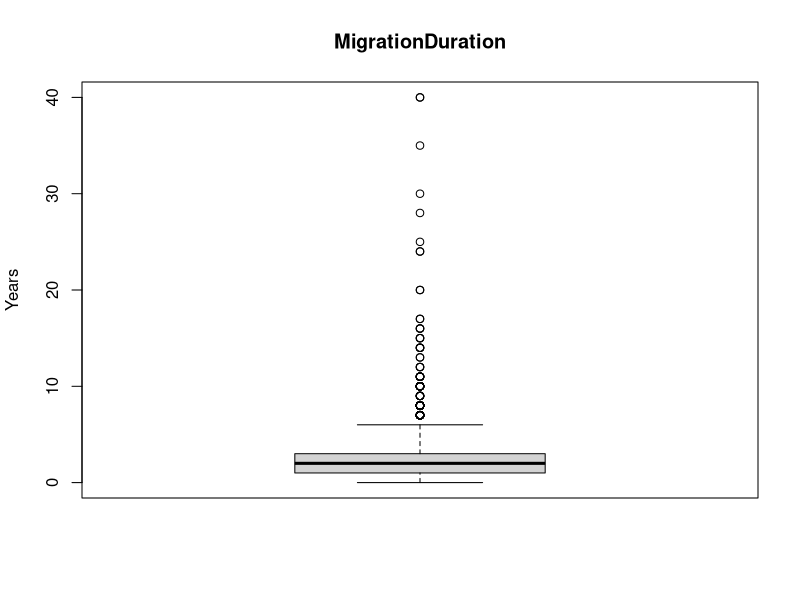
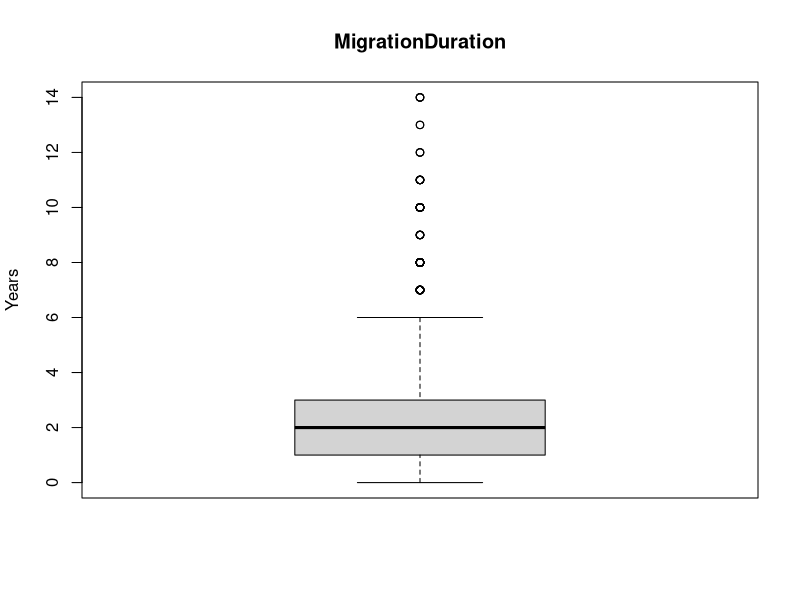
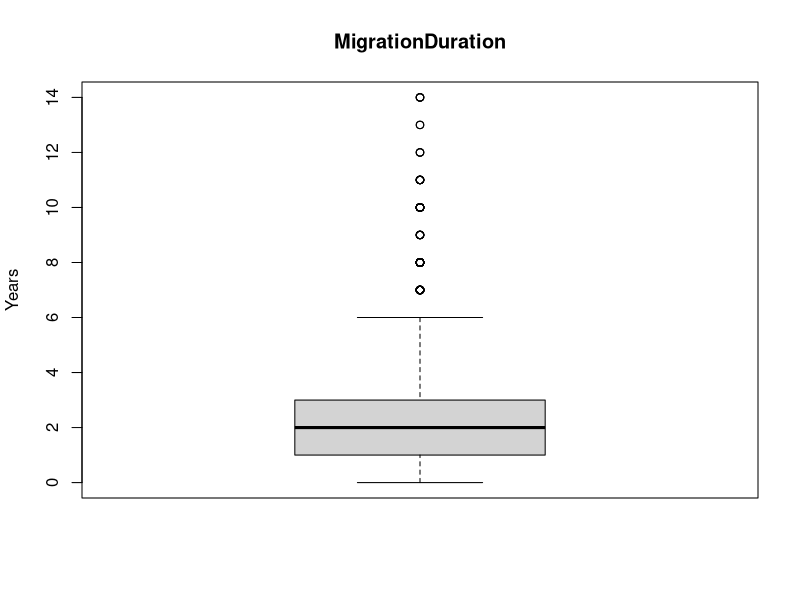
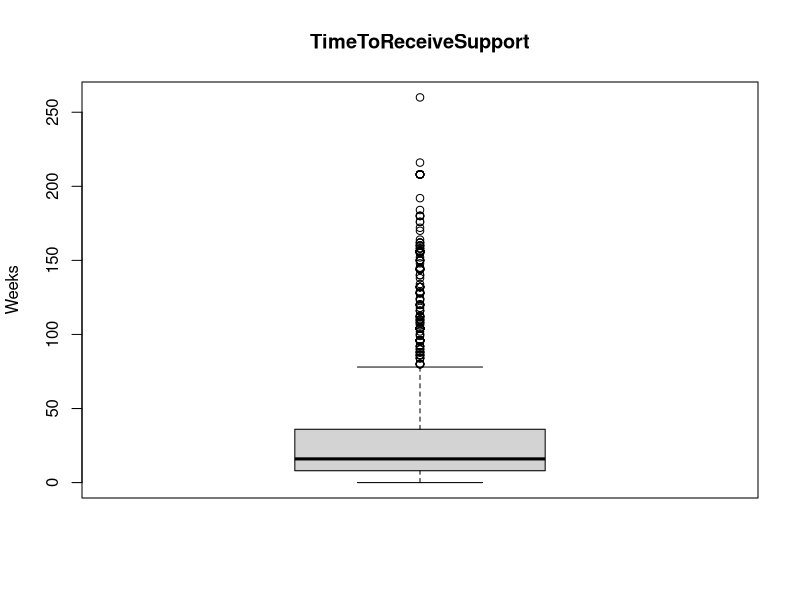
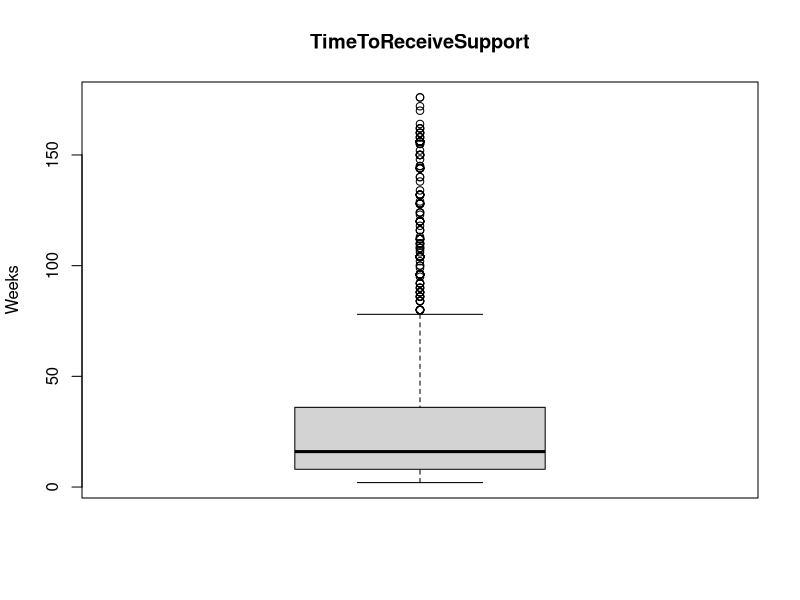
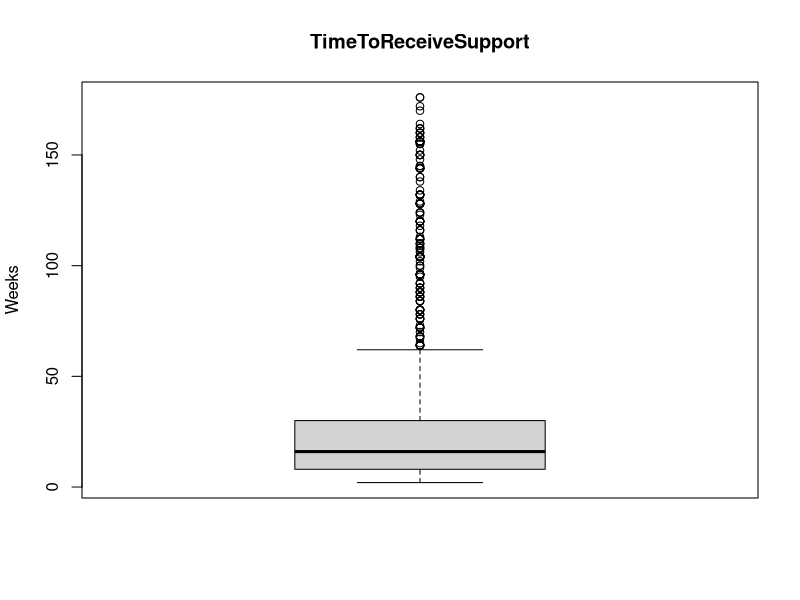
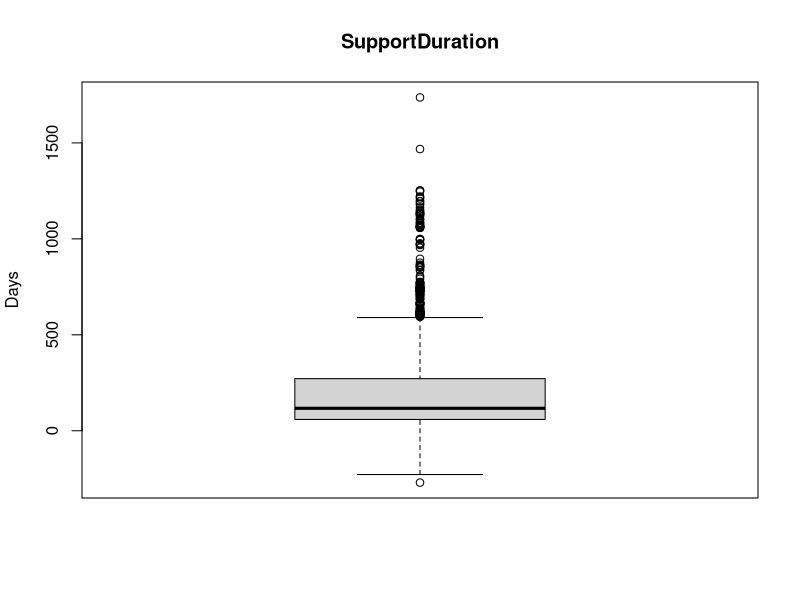
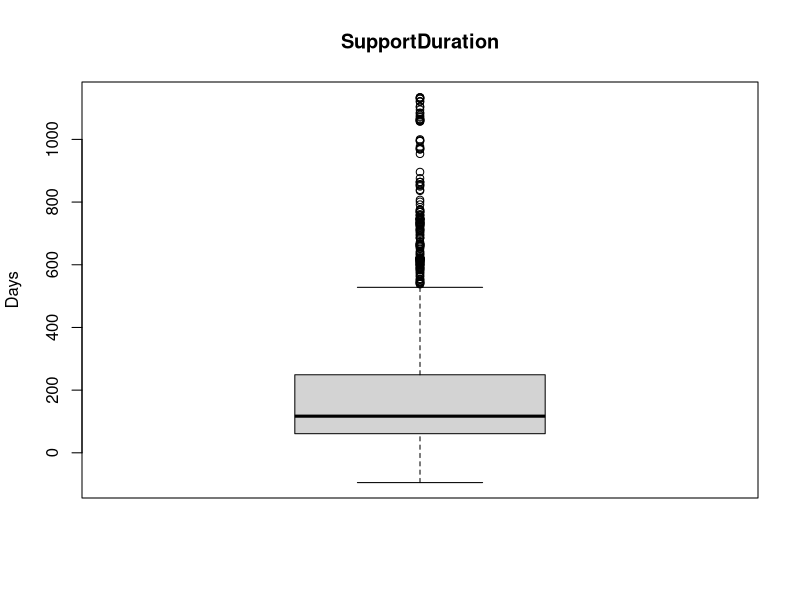

Reproduce these figures in R, in order.
# Main difference from all previous versions: We use again the data merged by the client.
# This file is only to be able to run some analyses on training variables. It will need to 
# be noted that this merge data might be corrupt or at least imperfect.

getwd()
library(readxl)
library(tidyverse)

# Reintegration Economic Survey ####
res <- read_excel('data_raw/Reintegration Economic_clean 6.6.23_doublons corrigesV2.xlsx',
                  na = c('N/A', 'NA', 'na')) 
warnings()
dim(res) #   2,001 x 154
# Previously 2,012 x 154

# Subset ####
df <- res %>% 
  select(
    # Metadata
    "Identifiant MiMOSA du cas bis",
    "Projet Bis",
    "Date de l'enquête",
    "Date de reception de la reintegration", # We choose this one since it has less NA
    # than Date of beginning of training
    "Mode d'enquête",
    # Dependent variables
    "Comment se porte votre entreprise ou business actuellement ?",
    "L’entreprise vous permet -elle de gagner assez d’argent pour subvenir à vos besoins et à celle de votre famille ?",
    "Avez-vous déjà planifié de migrer de nouveau ?",
    "Si vous n’aviez pas bénéficié de l’aide de l’OIM pour votre réintégration économique quelle serait votre situation actuelle ?",
    "Pensez-vous que le retour a été une bonne décision ?",
    "Êtes-vous satisfait de l’aide à la réintégration de manière globale ?",
    # Grouping variables
    "Pays",
    "Pays d’où le migrant est de retour :",
    "Sexe",
    "Age (l'enquête est destinée aux personnes agées de 14 ans et plus)",
    "Durée de l’absence du pays d’origine   Mettre 0 si moins d'un an",
    "Situation de handicap",
    "Type de formation",
    "Date de debut formation",
    "Date de fin formation",
    "Combien de temps entre votre retour et la réception de l’aide à la réintégration (ou sa première fourniture) ? En semaines",
    "Par quel moyen avez-vous reçu cette assistance économique ?",
    #"Quel est le principal type d’assistance économique que vous avez reçue ?",
    "Type de business bis",
    "Qui sont les membres de cette entreprise ?",
    "Niveau microbusiness",
    "L'OIM   ou un de ses partenaires vous a-t-elle formé sur la façon de gérer une entreprise ?",
    "L’entreprise emploie-t-elle du personnel ?",
    "Si oui, combien des personnes sont employées par votre entreprise ?",
    "Est-ce votre entreprise a été affectée par la maladie de Coronavirus ?",
    "Est-ce que le type d'assistance économique que vous avez reçu correspondait à votre premier choix ?"
    
    ) %>% 
  rename(
    # Metadata
    "MimosaID" =
      "Identifiant MiMOSA du cas bis", 
    "Project" =
      "Projet Bis",
    "InterviewDate" =
      "Date de l'enquête",
    "ReintegrationDate" = 
      "Date de reception de la reintegration",
    "InterviewType" =
      "Mode d'enquête",
    # Dependent variables
    "BusinessSucess" =
      "Comment se porte votre entreprise ou business actuellement ?",
    "BusinessProfitability" =
      "L’entreprise vous permet -elle de gagner assez d’argent pour subvenir à vos besoins et à celle de votre famille ?",
    "WouldMigrateAgain" =
      "Avez-vous déjà planifié de migrer de nouveau ?",
    "SituationWithoutSupport" =
      "Si vous n’aviez pas bénéficié de l’aide de l’OIM pour votre réintégration économique quelle serait votre situation actuelle ?",
    "ReturningWasGoodDecision" =
      "Pensez-vous que le retour a été une bonne décision ?",
    "SatisfiedWithReintegrationSupport" =
      "Êtes-vous satisfait de l’aide à la réintégration de manière globale ?",
    # Grouping variables
    "Country" = 
      "Pays",
    "CountryOfReturn" =
      "Pays d’où le migrant est de retour :",
    "Gender" =
      "Sexe",
    "AgeGroup" =
      "Age (l'enquête est destinée aux personnes agées de 14 ans et plus)",
    "MigrationDuration" =
      "Durée de l’absence du pays d’origine   Mettre 0 si moins d'un an",
    "Disabled" =
      "Situation de handicap",
    "TrainingType" =
      "Type de formation",
    "TrainingStart" = 
      "Date de debut formation",
    "TrainingEnd" = 
      "Date de fin formation",
    "TimeToReceiveSupport" =
      "Combien de temps entre votre retour et la réception de l’aide à la réintégration (ou sa première fourniture) ? En semaines",
    "ReceivedSupportAs" =
      "Par quel moyen avez-vous reçu cette assistance économique ?",
    #"AssistanceType" =
    #  "Quel est le principal type d’assistance économique que vous avez reçue ?",
    "BusinessType" = 
      "Type de business bis",
    "BusinessMembers" =
      "Qui sont les membres de cette entreprise ?",
    "MicroBusinessLevel" =
      "Niveau microbusiness",
    "ReceivedIOMBusinessAdvice" =
      "L'OIM   ou un de ses partenaires vous a-t-elle formé sur la façon de gérer une entreprise ?",
    "BusinessHasEmployees" =
      "L’entreprise emploie-t-elle du personnel ?",
    "EmployeeNumber" =
      "Si oui, combien des personnes sont employées par votre entreprise ?",
    "CoronaImpactOnBusiness" =
      "Est-ce votre entreprise a été affectée par la maladie de Coronavirus ?",
    "FirstChoice" = 
      "Est-ce que le type d'assistance économique que vous avez reçu correspondait à votre premier choix ?"
    
         ) %>% 
  # Add variables
  mutate(SupportDuration = 
          as.numeric(difftime(InterviewDate, ReintegrationDate, units = "days")),
         TrainingDuration = 
           as.numeric(difftime(TrainingEnd, TrainingStart, units = "days"))
         ) %>% 
  # Filter out NL countries (Togo = 8, Sierra-Leone = 45)
  filter(Country != 'Togo' & Country != 'Sierra-Leone')

dim(df) #    1948 x 32
# Previously 1959 x 32
#view(df)

# NA
colSums(is.na(df))

# Dupes

# Perfect
sum(duplicated(df)) # 0
# Previously 2
dim(df) # 1948 x 33
# Previously 1957 x 33

# Pseudo
sum(duplicated(df$MimosaID)) # 95
# Previously 77
df[duplicated(df$MimosaID), 'MimosaID'] %>% print(n = 95)
# Note, they are all NA, as expected

# Data types
str(df)
# MigrationDuration     chr --> needs to be converted
# TimeToReceiveSupport  chr --> needs to be converted
# SupportDuration       num
# TrainingDuration      num

# Check levels before
df %>% group_by(MigrationDuration) %>% summarise(count = n()) %>% print(n = 31) # --> all are numbers
df %>% group_by(TimeToReceiveSupport) %>% summarise(count = n()) %>% print(n = 116) # --> not all are numbers;
# 35 answsers are not numbers, out of which most (29) are 'je ne me souviens pas'. These can be safely
# coerced to NA, since we will then replace NA with the median. One observation, which is 16o (letter o
# instead of number 0), is manually changed here:
df[!is.na(df$TimeToReceiveSupport) & df$TimeToReceiveSupport == '16o', "TimeToReceiveSupport"]  <- "160"


# Converting to numeric could produce NA
# Print before
colSums(is.na(df))
# MigrationDuration     110
# TimeToReceiveSupport  169


# Character to Numeric
df$MigrationDuration <- as.numeric(df$MigrationDuration)
df$TimeToReceiveSupport <- as.numeric(df$TimeToReceiveSupport)

# Print after
colSums(is.na(df))
# MigrationDuration     110
# TimeToReceiveSupport  203 (34 NA introduced by coercion, which corresponds to no number from above;
# this can therefore be safely ignored)


# Check levels after
df %>% group_by(MigrationDuration) %>% summarise(count = n()) %>% print(n = 31) # --> we see, e.g.,
# that count of 3 is 252, which are the 251 3 plus 1 03 from above
df %>% group_by(TimeToReceiveSupport) %>% summarise(count = n()) %>% print(n = 116) # we see, e.g.,
# that count of 160 is now 4, which are the three cases from above plus the 160 which manually corrected


# Recode dependent variables

# Print levels
levels(as.factor(df$BusinessSucess))
levels(as.factor(df$BusinessProfitability))
levels(as.factor(df$WouldMigrateAgain))

# Print counts
df %>% group_by(BusinessSucess) %>% summarise(count = n()) %>%
  mutate(percent = count/sum(count)*100) %>% arrange(-percent)
df %>% group_by(BusinessProfitability) %>% summarise(count = n()) %>%
  mutate(percent = count/sum(count)*100) %>% arrange(-percent)
df %>% group_by(WouldMigrateAgain) %>% summarise(count = n()) %>%
  mutate(percent = count/sum(count)*100) %>% arrange(-percent)

df <- df %>% mutate(
  BusinessSucess =
    case_when(BusinessSucess == 'Actuellement ouvert et les activités marchent bien' ~ 'High',
              BusinessSucess != 'Actuellement ouvert et les activités marchent bien' ~ 'Low'),
  BusinessProfitability =
    case_when(BusinessProfitability == 'Oui' ~ 'High',
              BusinessProfitability != 'Oui' ~ 'Low'),
  WouldMigrateAgain = 
    case_when(WouldMigrateAgain == 'Non' ~ 'No',
              WouldMigrateAgain != 'Non' ~ 'Yes')
)

# Reprint counts
df %>% group_by(BusinessSucess) %>% summarise(count = n()) %>%
  mutate(percent = count/sum(count)*100) %>% arrange(-percent)
df %>% group_by(BusinessProfitability) %>% summarise(count = n()) %>%
  mutate(percent = count/sum(count)*100) %>% arrange(-percent)
df %>% group_by(WouldMigrateAgain) %>% summarise(count = n()) %>%
  mutate(percent = count/sum(count)*100) %>% arrange(-percent)


# Assess NA
colSums(is.na(df))


# Recode Independent variables

# Principles:
# Answers who represent less than 10% of all answers are grouped together
# Exceptions:
# - Disabled, with 95% Non and 5% Yes, is kept as is
# - MicroBusinessLevel, we kept Collective and Individual together (7.29%),
# Since removing them would mean not being able to use this variable at
# all
# - EmployeeNumber, we kept 1+ employee (160) to be able to make at least
# one comparison

colSums(is.na(df))

# Before
df %>% group_by(FirstChoice) %>% summarise(count = n()) %>% 
  mutate(percent = count/sum(count)*100) %>% arrange(-percent)

df <- df %>% mutate(
  
  # RECODE
  
  InterviewType = 
    case_when(InterviewType == 'Par téléphone' ~ 'Par téléphone',
              InterviewType != 'Par téléphone' ~ 'Terrain/bureau OIM'
      ),
  
  Country = 
    case_when(
      Country != "Sénégal" & Country != "Guinée" & Country != "Côte D'Ivoire" & Country != "Burkina Faso" & Country != "Ghana" ~ 'Autre',
      TRUE ~ as.character(Country)
      ),
  
  CountryOfReturn =
    case_when(
      CountryOfReturn != "Lybie" & CountryOfReturn != "Algerie" & CountryOfReturn != "Niger" & CountryOfReturn != "Maroc" ~ 'Autre',
      TRUE ~ as.character(CountryOfReturn)
    ),
  
  Gender =
    case_when(
      Gender == "Masculin"  ~ "Masculin",
      Gender == "Féminin" ~ "Féminin" # we purposefully do not specify Refused, to convert
      # it to a NA
    ),
  
  AgeGroup =
    case_when(
      AgeGroup == "18-35 ans" ~ "14-35",
      AgeGroup == "36-65 ans" ~ "36+",
      AgeGroup == "14-17 ans" ~ "14-35",
      AgeGroup == "+65 ans" ~ "36+"
    ),
  
  TrainingType =
    case_when(
      TrainingType == "Business development/management training" ~ "Business/management",
      TrainingType != "Business development/management training" ~ "Other/Unknown" # NA
      # purposefully not specified to keep them as is
    ),
  
  BusinessType = 
    case_when(
      BusinessType == "Commerce" ~ "Commerce",
      BusinessType == "Elevage" ~ "Elevage",
      BusinessType == "Transport (Moto - Auto)" ~ "Transport",
      
      BusinessType == "Agriculture" ~ "Agriculture/aviculture",
      BusinessType == "Aviculture" ~ "Agriculture/aviculture",
      
      BusinessType == "Artisan-Ouvrier" ~ "Autre",
      BusinessType == "Couture" ~ "Autre",
      BusinessType == "Autre" ~ "Autre",
      BusinessType == "Restauration" ~ "Autre",
      BusinessType == "Bâtiment/construction" ~ "Autre",
      BusinessType == "Coiffure - Salon de beauté" ~ "Autre",
      BusinessType == "Mécanique" ~ "Autre"
    ),
  
  BusinessMembers = 
    case_when(BusinessMembers != "Moi uniquement" ~ "Moi et d'autres",
              TRUE ~ as.character(BusinessMembers)
    ),
  
  MicroBusinessLevel =
    case_when(MicroBusinessLevel != "Individual" ~ "Not individual",
              TRUE ~ as.character(MicroBusinessLevel)
    ),
  
  ReceivedIOMBusinessAdvice =
    case_when(
      ReceivedIOMBusinessAdvice == "Non"  ~ "Non",
      ReceivedIOMBusinessAdvice == "Oui" ~ "Oui" # TRUE purposefully not
      # specified to convert Ne sait pas and Refused to NA
    ),
  
  BusinessHasEmployees = 
    case_when(
      BusinessHasEmployees == "Non"  ~ "Non",
      BusinessHasEmployees == "Oui" ~ "Autre",
      BusinessHasEmployees == "Souhaite ne pas répondre" ~ "Autre" # group Oui
      # and Refused
    ),
  
  EmployeeNumber = 
    case_when(EmployeeNumber == "1" ~ "1",
              EmployeeNumber == "2" ~ "1+",
              EmployeeNumber == "4 et plus" ~ "1+",
              EmployeeNumber == "3" ~ "1+",
              EmployeeNumber == "Ne souhaite pas répondre" ~ "1", # we know that
              # the 6 respondents who Refused to answer replied to the previous
              # question (BusinessHasEmployees) that they have employees. We decide
              # to replace the refused with the most common value for respondents
              # who have employees, that is, 1
    ),
  
  CoronaImpactOnBusiness =
    case_when(CoronaImpactOnBusiness != "Non" ~ "Oui",
              TRUE ~ as.character(CoronaImpactOnBusiness)
    ),
  
  FirstChoice = 
    case_when(
      FirstChoice == "Non"  ~ "Non",
      FirstChoice == "Oui" ~ "Oui" # TRUE purposefully not
      # specified to convert Refused to NA
    )
  
                ) %>% 
  
  # REPLACE NA
  
  mutate(MicroBusinessLevel = replace_na(MicroBusinessLevel, "Unknown"), # to
         # avoid losing 336 obs
         BusinessHasEmployees = replace_na(BusinessHasEmployees, "Autre"),
         EmployeeNumber = replace_na(EmployeeNumber, "0") # All NA are for respondents
         # who do not have employees, so we can replace NA with 0
         )


# After
df %>% group_by(FirstChoice) %>% summarise(count = n()) %>% 
  mutate(percent = count/sum(count)*100) %>% arrange(-percent)










# Outliers; fill NA in numeric variables

# MigrationDuration
# Definition: "Durée de l’absence du pays d’origine   Mettre 0 si moins d'un an"
# In years
# NA
sum(is.na(df$MigrationDuration)) # 110

# Summarise
summary(df$MigrationDuration)
# Check no values are under zero
df[df$MigrationDuration <= 0, "MigrationDuration"] %>% arrange(MigrationDuration) %>% 
  print(n=541)# 541, with 431 zero and 110 NA

# First, we'll replace these 3 values, which are mistakes and not outliers,
# with NA
df[order(df$MigrationDuration, decreasing=TRUE), 'MigrationDuration'][0:3,]
df[df$MigrationDuration >= 936 & !is.na(df$MigrationDuration), 'MigrationDuration']  <- NA
sum(is.na(df$MigrationDuration)) # 113 --> as expected
# Let's re-summarise
summary(df$MigrationDuration)
# And let's store the median
q_median <- median(df$MigrationDuration, na.rm = TRUE)
q_median # 2 years


# Make a boxplot (IQR)

# Boxplot has a function to detect outliers
outliers <- boxplot.stats(df$MigrationDuration)$out
out_ind <- which(df$MigrationDuration %in% c(outliers))
out_ind

# Print outliers
df[out_ind, "MigrationDuration"] %>% arrange(MigrationDuration) # 130, with
# smallest being 7 years

# Plot outliers
boxplot(df$MigrationDuration,
        ylab = "Years",
        main = "MigrationDuration"
)

# Spot outliers using percentile method, with conservative threshold of 0.01/0.99
lower_bound <- quantile(df$MigrationDuration, 0.01, na.rm = TRUE)
upper_bound <- quantile(df$MigrationDuration, 0.99, na.rm = TRUE)
outlier_ind <- which(df$MigrationDuration < lower_bound | df$MigrationDuration > upper_bound)
df[outlier_ind, "MigrationDuration"] %>% arrange(MigrationDuration) # 18, with
# smallest being 15 years


# Replace 18 extreme outliers with median
df[outlier_ind, "MigrationDuration"] <- q_median

# Re-summarise
summary(df$MigrationDuration) # median still 2, max 14 years as expected
# Replot
outliers <- boxplot.stats(df$MigrationDuration)$out
out_ind <- which(df$MigrationDuration %in% c(outliers))
boxplot(df$MigrationDuration,
        ylab = "Years",
        main = "MigrationDuration"
)
# It is looking better
# We should still have the same number of NA
sum(is.na(df$MigrationDuration)) # 113 --> as expected
# And we will also replace them with the median
df[is.na(df$MigrationDuration), "MigrationDuration"] <- q_median
# Final summary and plot
summary(df$MigrationDuration) # median still 2, max still 14 years
outliers <- boxplot.stats(df$MigrationDuration)$out
out_ind <- which(df$MigrationDuration %in% c(outliers))
boxplot(df$MigrationDuration,
        ylab = "Years",
        main = "MigrationDuration"
)
# As above
# Check no NA are remaining
sum(is.na(df$MigrationDuration)) # 0, all good





# TimeToReceiveSupport
# Definition: "Combien de temps entre votre retour et la réception de l’aide à
# la réintégration (ou sa première fourniture) ? En semaines"
# In weeks
# NA
sum(is.na(df$TimeToReceiveSupport)) # 203

# Summarise
summary(df$TimeToReceiveSupport)

# Check no value is under 0
df[df$TimeToReceiveSupport <= 0, "TimeToReceiveSupport"] %>% arrange(TimeToReceiveSupport) %>% 
  print(n=213)# 213, with 10 zero and 203 NA


# Let's store the median
q_median <- median(df$TimeToReceiveSupport, na.rm = TRUE)
q_median # 16 weeks

# Make a boxplot (IQR)

# Boxplot has a function to detect outliers
outliers <- boxplot.stats(df$TimeToReceiveSupport)$out
out_ind <- which(df$TimeToReceiveSupport %in% c(outliers))
out_ind

# Print outliers
df[out_ind, "TimeToReceiveSupport"] %>% arrange(TimeToReceiveSupport) # 214, with
# smallest being 80 weeks

# Plot outliers
boxplot(df$TimeToReceiveSupport,
        ylab = "Weeks",
        main = "TimeToReceiveSupport"
)

# Spot outliers using percentile method, with conservative threshold of 0.01/0.99
lower_bound <- quantile(df$TimeToReceiveSupport, 0.01, na.rm = TRUE)
upper_bound <- quantile(df$TimeToReceiveSupport, 0.99, na.rm = TRUE)
outlier_ind <- which(df$TimeToReceiveSupport < lower_bound | df$TimeToReceiveSupport > upper_bound)
df[outlier_ind, "TimeToReceiveSupport"] %>% arrange(TimeToReceiveSupport) %>% print(n=34) # 34, with
# smallest being 0 weeks (lower) or 180 (upper)


# Replace 34 extreme outliers with median
df[outlier_ind, "TimeToReceiveSupport"] <- q_median

# Re-summarise
summary(df$TimeToReceiveSupport) # median still 16, max 176 weeks as expected
# Replot
outliers <- boxplot.stats(df$TimeToReceiveSupport)$out
out_ind <- which(df$TimeToReceiveSupport %in% c(outliers))
boxplot(df$TimeToReceiveSupport,
        ylab = "Weeks",
        main = "TimeToReceiveSupport"
)
# It is looking better
# We should still have the same number of NA
sum(is.na(df$TimeToReceiveSupport)) # 203 --> as expected
# And we will also replace them with the median
df[is.na(df$TimeToReceiveSupport), "TimeToReceiveSupport"] <- q_median
# Final summary and plot
summary(df$TimeToReceiveSupport) # median still 16, max still 176 weeks years
outliers <- boxplot.stats(df$TimeToReceiveSupport)$out
out_ind <- which(df$TimeToReceiveSupport %in% c(outliers))
boxplot(df$TimeToReceiveSupport,
        ylab = "Weeks",
        main = "TimeToReceiveSupport"
)
# As above
# Check no NA are remaining
sum(is.na(df$TimeToReceiveSupport)) # 0, all good






# SupportDuration OUTSTANDING
# Definition: SupportDuration = as.numeric(difftime(InterviewDate,
# ReintegrationDate, units = "days"
# In days
# NA
sum(is.na(df$SupportDuration)) # 259

# Summarise
summary(df$SupportDuration)
# Show smallest numbers, since some are negative
df[df$SupportDuration <= 0, "SupportDuration"] %>% arrange(SupportDuration) # 332! Ask Julie

# Continue here

# Let's store the median
q_median <- median(df$SupportDuration, na.rm = TRUE)
q_median # 113 days


# Make a boxplot (IQR)

# Boxplot has a function to detect outliers
outliers <- boxplot.stats(df$SupportDuration)$out
out_ind <- which(df$SupportDuration %in% c(outliers))
out_ind

# Print outliers
df[out_ind, "SupportDuration"] %>% arrange(SupportDuration) # 209, with
# smallest being -270 days (lower) or 540 days (upper)

# Plot outliers
boxplot(df$SupportDuration,
        ylab = "Days",
        main = "SupportDuration"
)

# Spot outliers using percentile method, with conservative threshold of 0.01/0.99
lower_bound <- quantile(df$SupportDuration, 0.01, na.rm = TRUE)
upper_bound <- quantile(df$SupportDuration, 0.99, na.rm = TRUE)
outlier_ind <- which(df$SupportDuration < lower_bound | df$SupportDuration > upper_bound)
df[outlier_ind, "SupportDuration"] %>% arrange(SupportDuration) %>% print(n=34) # 34, with
# smallest being 0 weeks (lower) or 180 (upper)


# Replace 34 extreme outliers with median
df[outlier_ind, "SupportDuration"] <- q_median

# Re-summarise
summary(df$SupportDuration) # median still 16, max 176 weeks as expected
# Replot
outliers <- boxplot.stats(df$SupportDuration)$out
out_ind <- which(df$SupportDuration %in% c(outliers))
boxplot(df$SupportDuration,
        ylab = "Days",
        main = "SupportDuration"
)
# It is looking better
# We should still have the same number of NA
sum(is.na(df$SupportDuration)) # 206 --> as expected
# And we will also replace them with the median
df[is.na(df$SupportDuration), "SupportDuration"] <- q_median
# Final summary and plot
summary(df$SupportDuration) # median still 16, max still 176 weeks years
outliers <- boxplot.stats(df$SupportDuration)$out
out_ind <- which(df$SupportDuration %in% c(outliers))
boxplot(df$SupportDuration,
        ylab = "Days",
        main = "SupportDuration"
)
# As above
# Check no NA are remaining
sum(is.na(df$SupportDuration)) # 0, all good











# TrainingDuration
# Definition: TrainingDuration = as.numeric(difftime(TrainingEnd, TrainingStart,
# units = "days")
# In days
# NA
sum(is.na(df$TrainingDuration)) # 1378
# Previously 1347 (difference 31)

# Since not everybody received training, for this variable, we need to subset
# on non-NA rows only. That is, this subset
df[!is.na(df$TrainingDuration), ] # 570
# Previously 610 (difference 40)

# We can also check this variable
# df %>% group_by(TrainingType) %>% summarise(count = n()) # run only if needed
# It has 3 more NA, so it is best to choose the other one

# Summarise
summary(df[!is.na(df$TrainingDuration), "TrainingDuration"])
# Show smallest numbers, since some are negative
df[!is.na(df$TrainingDuration) & df$TrainingDuration <= 0, "TrainingDuration"] %>% arrange(TrainingDuration) %>% print(n = 10) # 168 zero


# Let's store the median
q_median <- median(df$TrainingDuration, na.rm = TRUE) # No need to subset here, since NA
# are removed with dedicated arguments
q_median # 3 days


# Make a boxplot (IQR)

# Boxplot has a function to detect outliers
outliers <- boxplot.stats(df$TrainingDuration)$out
out_ind <- which(df$TrainingDuration %in% c(outliers))
out_ind

# Print outliers
df[out_ind, "TrainingDuration"] %>% arrange(TrainingDuration) # 29, with
# smallest being 13 days 

# Plot outliers
boxplot(df$TrainingDuration,
        ylab = "Days",
        main = "TrainingDuration"
)

# Spot outliers using percentile method, with conservative threshold of 0.01/0.99
lower_bound <- quantile(df$TrainingDuration, 0.01, na.rm = TRUE)
upper_bound <- quantile(df$TrainingDuration, 0.99, na.rm = TRUE)
outlier_ind <- which(df$TrainingDuration < lower_bound | df$TrainingDuration > upper_bound)
df[outlier_ind, "TrainingDuration"] %>% arrange(TrainingDuration) %>% print(n=6) # 6, with
# smallest being 105


# Replace 6 extreme outliers with median
df[outlier_ind, "TrainingDuration"] <- q_median

# Re-summarise
summary(df$TrainingDuration) # median still 3, max 86 weeks as expected
# Replot
outliers <- boxplot.stats(df$TrainingDuration)$out
out_ind <- which(df$TrainingDuration %in% c(outliers))
boxplot(df$TrainingDuration,
        ylab = "Days",
        main = "TrainingDuration"
)
# It is looking better
# We should still have the same number of NA
sum(is.na(df$TrainingDuration)) # 1378 --> as expected

# But contrary to other variables, we do NOT replace them



# Ask Julie if the above makes sense




 

# Assess NA
colSums(is.na(df))







# NOTES

# #"AssistanceType" or "Quel est le principal type d’assistance économique que
# vous avez reçue ?", was completely removed since counts are as follows:
#AssistanceType     count  percent
#1 Micro Business    1946 99.9   
#2 Autre                1  0.0513
#3 Placement emploi     1  0.0513
# That said, it might be good to say in the report that nearly all assistance
# received was for micro business.









# Export
#write_excel_csv(df, 'data_clean/res_slim.csv') # using extension .xls will avoid
# wrapping, but will produce unsafe warning, so we use .csv
# RDS version
#saveRDS(df, file = 'data_clean/res_slim.rds')




